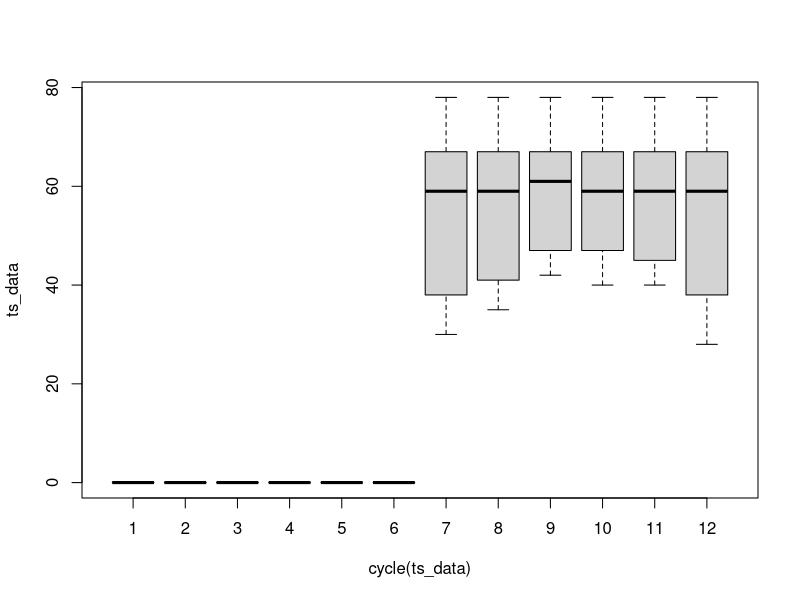
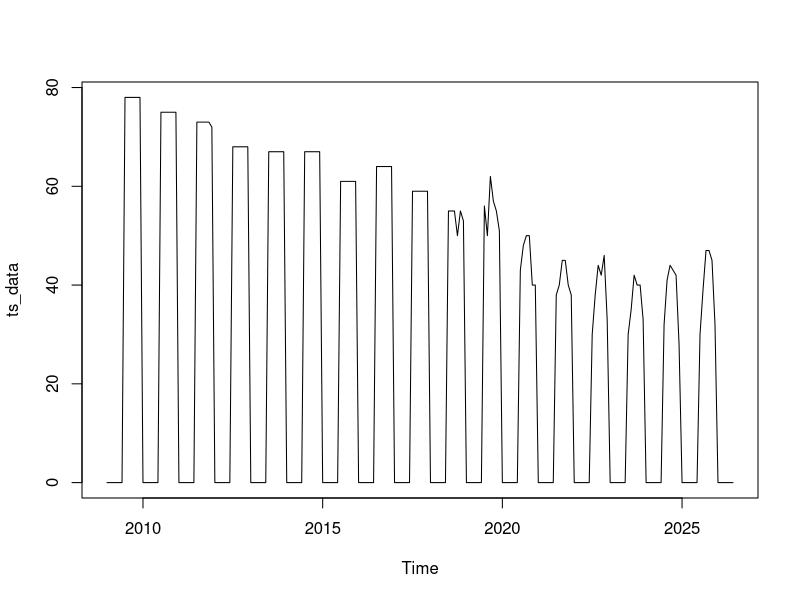
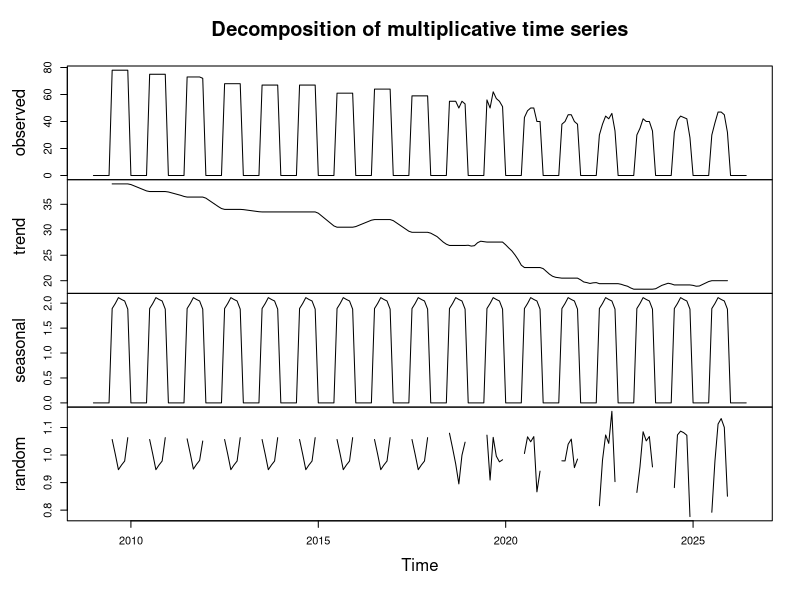
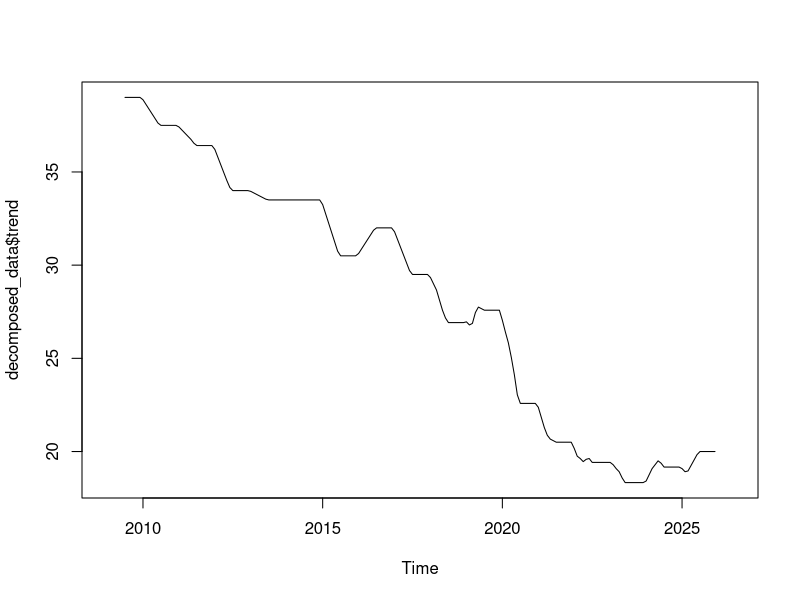
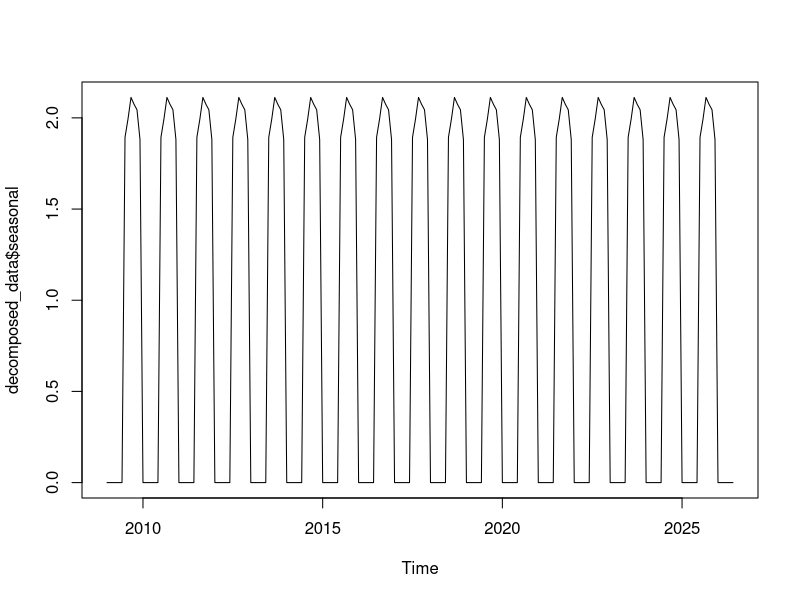
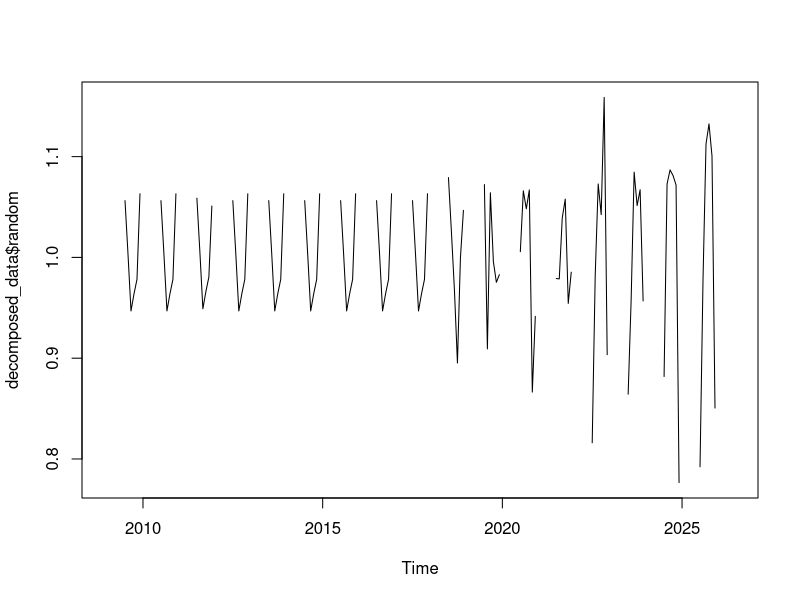
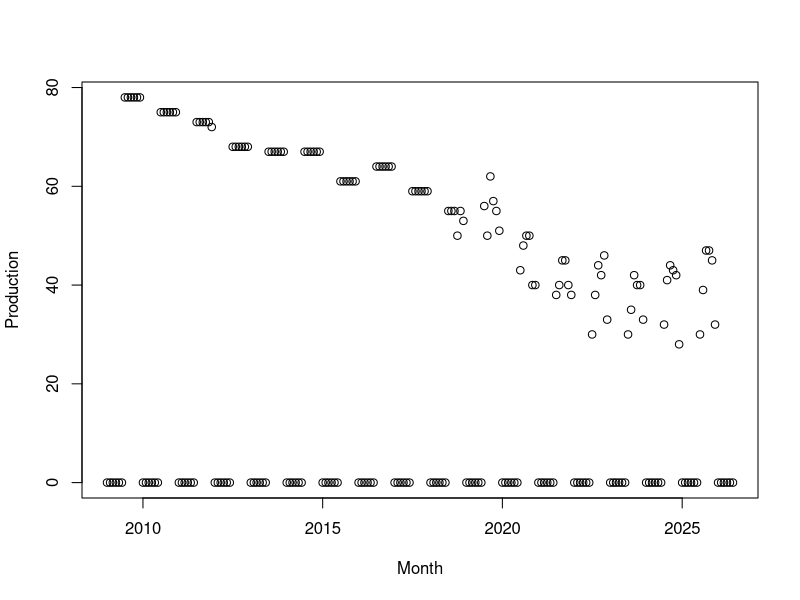
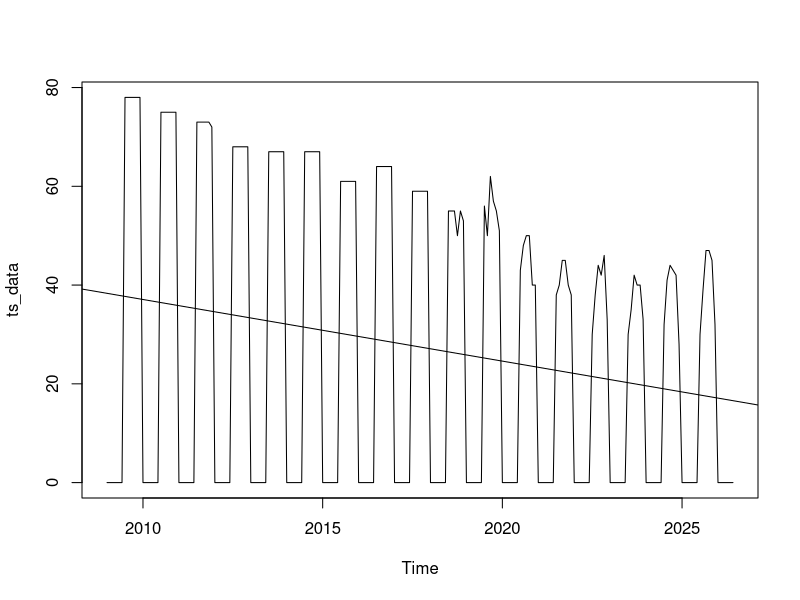

Write the R code that produced these figures, in order.
library(forecast)
library(ggplot2)
library(lubridate)
library(readxl)
library(tseries)
data <- read_excel("Mauritius.xlsx",
                   sheet = "Mauritius_Copy", skip = 1)
head(data)
num_col <- ncol(data)
col_names <- colnames(data)
print(col_names)
sel_data <- data[, c("Month", "Production"
)]
print(head(sel_data))
print(class(sel_data))
end_date <- as.Date("2026-06-01 00:00:00")
sel_data_2 <- sel_data[sel_data$Month <= end_date, ]
print(tail(sel_data_2))
ts_data <- ts(sel_data_2$`Production`,
              start = c(year(sel_data_2$Month[1]),
                        month(sel_data_2$Month[1])),
              frequency = 12)
print(ts_data)
print(sum(is.na(ts_data)))
ts_data_summary <- summary(ts_data)
print(ts_data_summary)
print(cycle(ts_data))
boxplot(ts_data ~ cycle(ts_data))
plot(ts_data)
decomposed_data <- decompose(ts_data, "multiplicative")
plot(decomposed_data)
plot(decomposed_data$trend)
plot(decomposed_data$seasonal)
plot(decomposed_data$random)
plot(sel_data_2)
plot(ts_data)
abline(reg = lm(ts_data ~ time(ts_data)))
cycle(ts_data)
boxplot(ts_data ~ cycle(ts_data))

# Fit Holt-Winters model
holt_winters_model <- HoltWinters(ts_data, beta = FALSE, gamma = FALSE)

# Forecast with Holt-Winters
forecast_horizon <- 2 * 12  # Forecast for 2 years (assuming monthly data)
forecast_mauritius_production <- forecast(holt_winters_model, h = forecast_horizon)

# Print the forecast
print(forecast_mauritius_production)

# Plot the forecast
plot(forecast_mauritius_production)

# file_path <- "forecast_mauritius_production_2026_2028.csv"

# # Save the forecast to a CSV file
# write.csv(forecast_mauritius_production, file = file_path, row.names = TRUE)